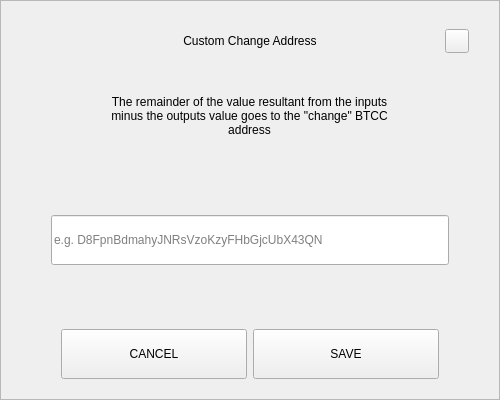
<?xml version="1.0" encoding="UTF-8"?>
<ui version="4.0">
 <class>SendChangeAddressDialog</class>
 <widget class="QDialog" name="SendChangeAddressDialog">
  <property name="geometry">
   <rect>
    <x>0</x>
    <y>0</y>
    <width>500</width>
    <height>400</height>
   </rect>
  </property>
  <property name="windowTitle">
   <string>Dialog</string>
  </property>
  <layout class="QVBoxLayout" name="verticalLayout">
   <property name="spacing">
    <number>0</number>
   </property>
   <property name="leftMargin">
    <number>0</number>
   </property>
   <property name="topMargin">
    <number>0</number>
   </property>
   <property name="rightMargin">
    <number>0</number>
   </property>
   <property name="bottomMargin">
    <number>0</number>
   </property>
   <item>
    <widget class="QFrame" name="frame">
     <property name="styleSheet">
      <string notr="true"/>
     </property>
     <property name="frameShape">
      <enum>QFrame::StyledPanel</enum>
     </property>
     <property name="frameShadow">
      <enum>QFrame::Raised</enum>
     </property>
     <layout class="QVBoxLayout" name="verticalLayout_2" stretch="0,0,0,0,0,0,0">
      <property name="spacing">
       <number>0</number>
      </property>
      <property name="leftMargin">
       <number>30</number>
      </property>
      <property name="topMargin">
       <number>20</number>
      </property>
      <property name="rightMargin">
       <number>30</number>
      </property>
      <property name="bottomMargin">
       <number>20</number>
      </property>
      <item>
       <layout class="QHBoxLayout" name="horizontalLayout_3">
        <property name="spacing">
         <number>0</number>
        </property>
        <item>
         <spacer name="horizontalSpacer_2">
          <property name="orientation">
           <enum>Qt::Horizontal</enum>
          </property>
          <property name="sizeHint" stdset="0">
           <size>
            <width>40</width>
            <height>20</height>
           </size>
          </property>
         </spacer>
        </item>
        <item>
         <widget class="QLabel" name="labelTitle">
          <property name="minimumSize">
           <size>
            <width>0</width>
            <height>40</height>
           </size>
          </property>
          <property name="maximumSize">
           <size>
            <width>16777215</width>
            <height>40</height>
           </size>
          </property>
          <property name="styleSheet">
           <string notr="true">padding-left:24px;</string>
          </property>
          <property name="text">
           <string>Custom Change Address</string>
          </property>
          <property name="alignment">
           <set>Qt::AlignCenter</set>
          </property>
          <property name="margin">
           <number>7</number>
          </property>
         </widget>
        </item>
        <item>
         <spacer name="horizontalSpacer">
          <property name="orientation">
           <enum>Qt::Horizontal</enum>
          </property>
          <property name="sizeHint" stdset="0">
           <size>
            <width>40</width>
            <height>20</height>
           </size>
          </property>
         </spacer>
        </item>
        <item>
         <widget class="QPushButton" name="btnEsc">
          <property name="minimumSize">
           <size>
            <width>24</width>
            <height>24</height>
           </size>
          </property>
          <property name="maximumSize">
           <size>
            <width>24</width>
            <height>24</height>
           </size>
          </property>
          <property name="focusPolicy">
           <enum>Qt::NoFocus</enum>
          </property>
          <property name="text">
           <string/>
          </property>
         </widget>
        </item>
       </layout>
      </item>
      <item>
       <spacer name="verticalSpacer_2">
        <property name="orientation">
         <enum>Qt::Vertical</enum>
        </property>
        <property name="sizeType">
         <enum>QSizePolicy::Fixed</enum>
        </property>
        <property name="sizeHint" stdset="0">
         <size>
          <width>20</width>
          <height>20</height>
         </size>
        </property>
       </spacer>
      </item>
      <item alignment="Qt::AlignHCenter">
       <widget class="QLabel" name="labelMessage">
        <property name="minimumSize">
         <size>
          <width>0</width>
          <height>70</height>
         </size>
        </property>
        <property name="text">
         <string>The remainder of the value resultant from the inputs minus the outputs value goes to the &quot;change&quot; BTCC address</string>
        </property>
        <property name="alignment">
         <set>Qt::AlignCenter</set>
        </property>
        <property name="wordWrap">
         <bool>true</bool>
        </property>
       </widget>
      </item>
      <item>
       <spacer name="verticalSpacer_3">
        <property name="orientation">
         <enum>Qt::Vertical</enum>
        </property>
        <property name="sizeHint" stdset="0">
         <size>
          <width>20</width>
          <height>40</height>
         </size>
        </property>
       </spacer>
      </item>
      <item>
       <layout class="QHBoxLayout" name="horizontalLayout_2">
        <property name="spacing">
         <number>0</number>
        </property>
        <property name="leftMargin">
         <number>20</number>
        </property>
        <property name="rightMargin">
         <number>20</number>
        </property>
        <item>
         <widget class="QLineEdit" name="lineEditAddress">
          <property name="minimumSize">
           <size>
            <width>0</width>
            <height>50</height>
           </size>
          </property>
          <property name="placeholderText">
           <string notr="true">e.g. D8FpnBdmahyJNRsVzoKzyFHbGjcUbX43QN</string>
          </property>
         </widget>
        </item>
       </layout>
      </item>
      <item>
       <spacer name="verticalSpacer">
        <property name="orientation">
         <enum>Qt::Vertical</enum>
        </property>
        <property name="sizeHint" stdset="0">
         <size>
          <width>20</width>
          <height>40</height>
         </size>
        </property>
       </spacer>
      </item>
      <item>
       <layout class="QHBoxLayout" name="horizontalLayout" stretch="2,2">
        <property name="spacing">
         <number>6</number>
        </property>
        <property name="leftMargin">
         <number>30</number>
        </property>
        <property name="rightMargin">
         <number>30</number>
        </property>
        <item>
         <widget class="QPushButton" name="btnCancel">
          <property name="minimumSize">
           <size>
            <width>180</width>
            <height>50</height>
           </size>
          </property>
          <property name="focusPolicy">
           <enum>Qt::NoFocus</enum>
          </property>
          <property name="text">
           <string>CANCEL</string>
          </property>
         </widget>
        </item>
        <item>
         <widget class="QPushButton" name="btnSave">
          <property name="minimumSize">
           <size>
            <width>180</width>
            <height>50</height>
           </size>
          </property>
          <property name="focusPolicy">
           <enum>Qt::NoFocus</enum>
          </property>
          <property name="text">
           <string>SAVE</string>
          </property>
         </widget>
        </item>
       </layout>
      </item>
     </layout>
    </widget>
   </item>
  </layout>
 </widget>
 <resources/>
 <connections/>
</ui>
